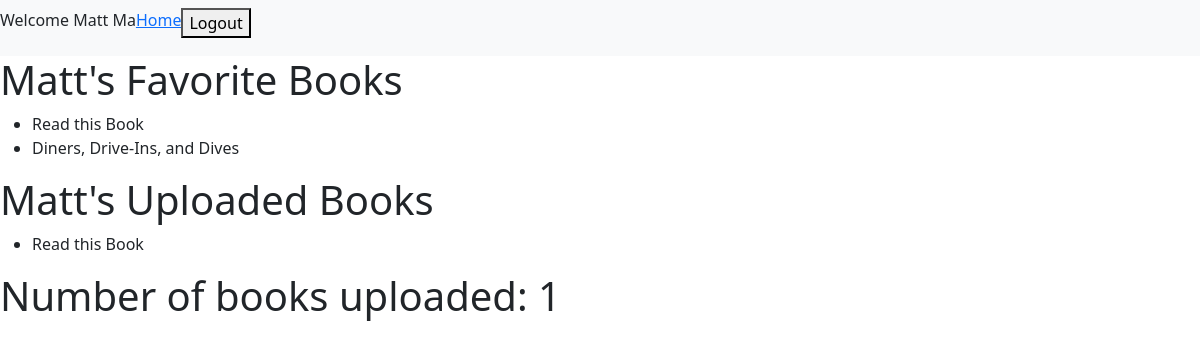
Screenshot of /book/user/3 with the database file from the repository.
### login_registration_app/models.py (models this page shows, shortened)
class User(models.Model):
    first_name = models.CharField(max_length=255)
    last_name = models.CharField(max_length=255)
    email = models.CharField(max_length=255)
    password = models.CharField(max_length=255)
    created_at = models.DateTimeField(auto_now_add=True)
    updated_at = models.DateTimeField(auto_now=True)
    objects = UserManager()

### books_app/models.py (models this page shows, shortened)
class Book(models.Model):
    title = models.CharField(max_length=255)
    description = models.TextField()
    uploaded_by = models.ForeignKey(User, related_name = "books_uploaded", on_delete = models.CASCADE)
    favorited_by = models.ManyToManyField(User, related_name = "books_favorited")
    created_at = models.DateTimeField(auto_now_add=True)
    updated_at = models.DateTimeField(auto_now=True)
    objects = BookManager()

### books_app/views.py (the view)
# urls.py: path('user/<int:user_id>', views.user_page), #GET request to display a specific object's info
def user_page(request, user_id): #GET REQUEST
    this_user = User.objects.get(id = user_id)
    uploaded_books = this_user.books_uploaded.all()
    book_count = uploaded_books.count()
    context = {
        "this_user": this_user,
        "favorited_books": this_user.books_favorited.all(),
        "uploaded_books":uploaded_books,
        "book_count": book_count,
    }
    return render(request, "user_page.html", context)

### books_app/templates/user_page.html (shortened to what this page needs)
<!DOCTYPE html>
<html lang="en-US">
<head>
    <link href="https://cdn.jsdelivr.net/npm/bootstrap@5.1.0/dist/css/bootstrap.min.css" rel="stylesheet">
    {% load static %}
    <link rel="stylesheet" href="{% static 'style.css' %}">
</head>
<body>
    <div id="wrapper">
        <nav class="navbar navbar-expand-lg navbar-light bg-light">
            <div class="collapse navbar-collapse" id="navbarNav">
                <ul class="navbar-nav">
                    <li class="nav-item">
                        <p>Welcome {{this_user.first_name}} {{this_user.last_name}}</p>
                    </li>
                    <li>
                        <a href="/book">Home</a>
                    </li>
                    <li class="nav-item">
                        <form action="/logout" method="POST">
                            <button type="submit">Logout</button>
                        </form>
                    </li>
                </ul>
            </div>
        </nav>
        <div>
            <h1>{{this_user.first_name}}'s Favorite Books</h1>
            <ul>
                {% for book in favorited_books%}
                <li>{{book.title}}</li>
                {% endfor %}
            </ul>
        </div>
        <div>
            <h1>{{this_user.first_name}}'s Uploaded Books</h1>
            <ul>
                {% for book in uploaded_books %}
                <li>{{book.title}}</li>
                {% endfor %}
            </ul>
        </div>
        <div>
            <h1>Number of books uploaded: {{book_count}}
            </h1>
        </div>
    </div>
</body>
</html>

### rows the page displays
User: first_name "Matt", last_name "Ma"
Book: title "Read this Book"
Book: title "Diners, Drive-Ins, and Dives"

### other values shown
{{ book_count }} "1"
